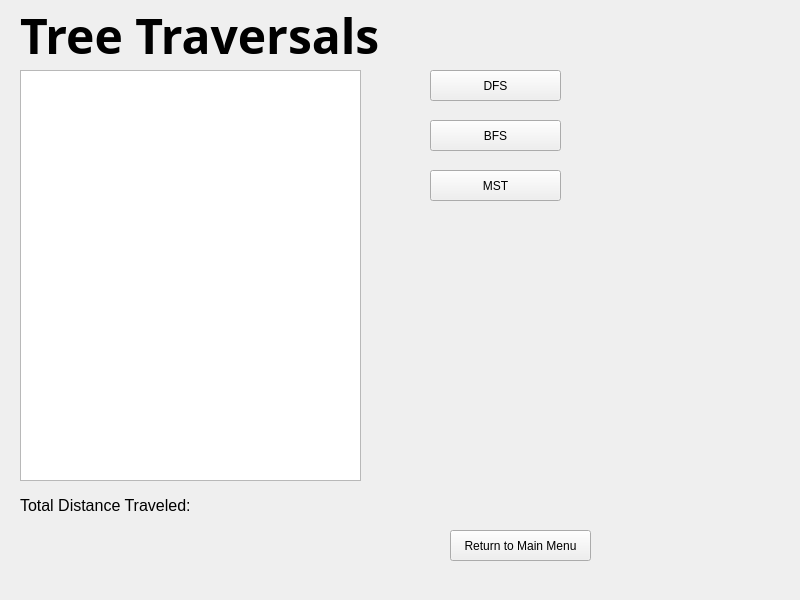
<?xml version="1.0" encoding="UTF-8"?>
<ui version="4.0">
 <class>traversals</class>
 <widget class="QWidget" name="traversals">
  <property name="geometry">
   <rect>
    <x>0</x>
    <y>0</y>
    <width>800</width>
    <height>600</height>
   </rect>
  </property>
  <property name="minimumSize">
   <size>
    <width>606</width>
    <height>0</height>
   </size>
  </property>
  <property name="windowTitle">
   <string>Form</string>
  </property>
  <widget class="QTableWidget" name="pathTable">
   <property name="geometry">
    <rect>
     <x>20</x>
     <y>70</y>
     <width>341</width>
     <height>411</height>
    </rect>
   </property>
  </widget>
  <widget class="QPushButton" name="dfsButton">
   <property name="geometry">
    <rect>
     <x>430</x>
     <y>70</y>
     <width>131</width>
     <height>31</height>
    </rect>
   </property>
   <property name="text">
    <string>DFS</string>
   </property>
  </widget>
  <widget class="QPushButton" name="bfsButton">
   <property name="geometry">
    <rect>
     <x>430</x>
     <y>120</y>
     <width>131</width>
     <height>31</height>
    </rect>
   </property>
   <property name="text">
    <string>BFS</string>
   </property>
  </widget>
  <widget class="QPushButton" name="mstButton">
   <property name="geometry">
    <rect>
     <x>430</x>
     <y>170</y>
     <width>131</width>
     <height>31</height>
    </rect>
   </property>
   <property name="text">
    <string>MST</string>
   </property>
  </widget>
  <widget class="QLabel" name="label">
   <property name="geometry">
    <rect>
     <x>20</x>
     <y>10</y>
     <width>431</width>
     <height>51</height>
    </rect>
   </property>
   <property name="font">
    <font>
     <family>Segoe UI Variable Text Semibold</family>
     <pointsize>36</pointsize>
     <weight>75</weight>
     <bold>true</bold>
    </font>
   </property>
   <property name="text">
    <string>Tree Traversals</string>
   </property>
  </widget>
  <widget class="QLabel" name="totalDistanceLabel">
   <property name="geometry">
    <rect>
     <x>20</x>
     <y>490</y>
     <width>341</width>
     <height>31</height>
    </rect>
   </property>
   <property name="font">
    <font>
     <pointsize>12</pointsize>
    </font>
   </property>
   <property name="text">
    <string>Total Distance Traveled: </string>
   </property>
  </widget>
  <widget class="QPushButton" name="returnButton">
   <property name="geometry">
    <rect>
     <x>450</x>
     <y>530</y>
     <width>141</width>
     <height>31</height>
    </rect>
   </property>
   <property name="text">
    <string>Return to Main Menu</string>
   </property>
  </widget>
 </widget>
 <resources/>
 <connections/>
</ui>
